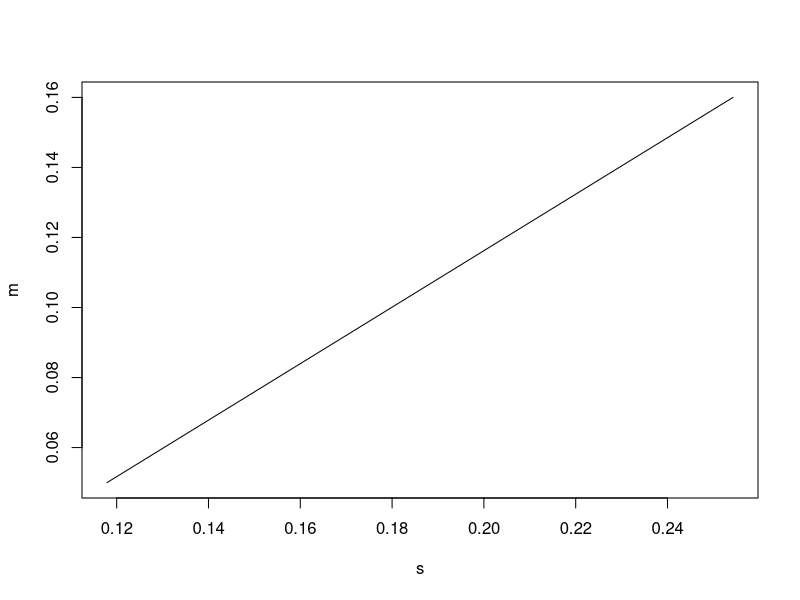
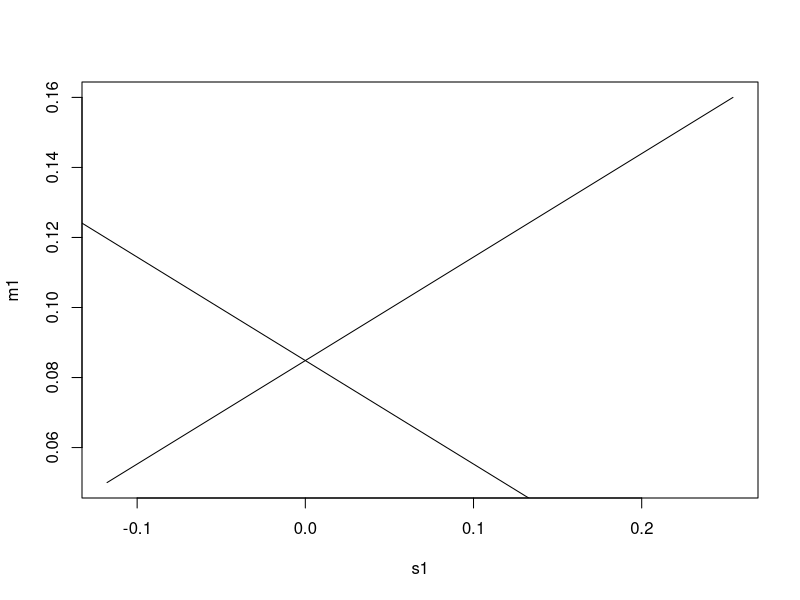
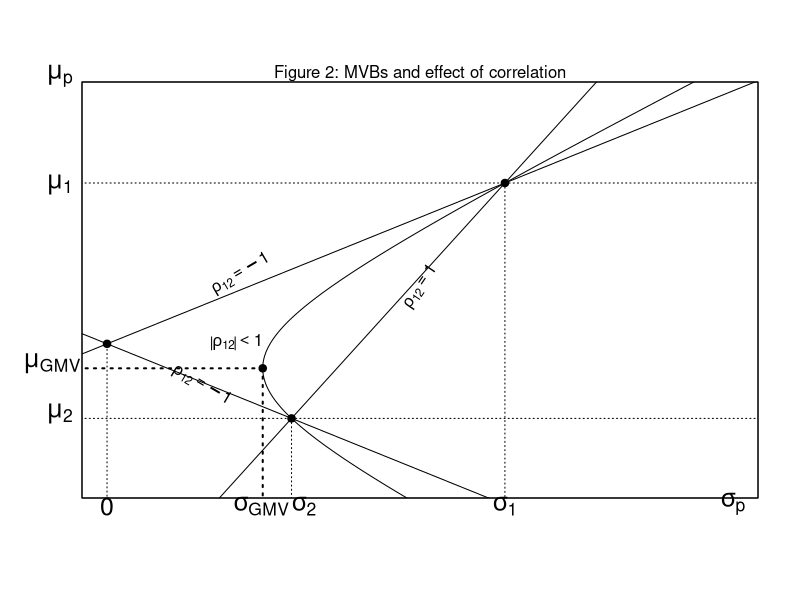

These charts were generated, in order, by the following R code:
#Figure 2: MVBs and effect of correlation

r1<-c(-0.21,0.09,0.28,0.48) 
r2<-c(0.06,0.18,-0.14,0.1)  #Data of returns

u<-t(c(1,1))
mu<-t(c(mean(r1),mean(r2))) #vector of mean returns (no distribution assumed)
cov12=3/4*cov(r1,r2)        #population covariance; from now own estimates are popultion estimates not sample (why?)
sigma<-c(sqrt(3/4*var(r1)),sqrt(3/4*var(r2)))
corr=cov12/sigma[1]*sigma[2]
C<-matrix(c(sigma[1]^2,cov12,
            cov12,sigma[2]^2)
          ,ncol=2,nrow=2)           #variance-covariance matrix   
invC=solve(C)

#1) Minimum Variance Portfolio

n<-c(t((u%*%invC)))
d<-c((u%*%invC%*%t(u)))
w<-t(c(n/d))
w                          #MVP see theory for general derivation given correlation notes I page 31-32
#and pgs. 39-40 for matrix version for more than 2 securities

muv=w%*%t(mu)
muv                        #MVP expected return


sigmav=sqrt(w%*%C%*%t(w))
sigmav                     #MVP risk

#2) Minimum Variance Line

weights<-function(x){
  a<-matrix(c(1,u%*%invC%*%t(mu), 
              x,mu%*%invC%*%t(mu)),nrow=2,ncol=2)
  b<-matrix(c(u%*%invC%*%t(u),1, 
              mu%*%invC%*%t(u),x),nrow=2,ncol=2)
  c<-matrix(c(u%*%invC%*%t(u),u%*%invC%*%t(mu), 
              mu%*%invC%*%t(u),mu%*%invC%*%t(mu)),
            nrow=2,ncol=2)
  w=(det(a)*u%*%invC+det(b)*mu%*%invC)/det(c)
  return(w)
}                         #create a function that returns the weights in the MVL
#given a minimum return

w1<-weights(0.2)
w1                        #for example: this is the MVP weights for a returns of 20%
S=sqrt(w1%*%C%*%t(w1))
S                         #associated risk

#Risk for different returns

t<-seq(0.0,0.5,0.001)
W=matrix(,nrow = length(t), ncol = 2)
for(i in 0:length(t)){
  W[i,]<-t(as.vector(weights(t[i])))
}                         #first we create a length(t)x2-matrix storing the weigths associated with
#different returns

w21<-t(as.vector(W[21,]))
t(w21)
sqrt(w21%*%C%*%t(w21))    #for example, this is the risk associated with weights in row 21

d=matrix(,nrow=501,ncol=2)
for(i in 1:501){
  d[i,]<-(t(as.vector(W[i,])))
}                         #next, we create a matrix d which treats every row as an individual vector of weights

V=matrix(,nrow=501,ncol=1)
for(i in 1:501){
  V[i,]<-sqrt(t(as.vector(d[i,]))%*%C%*%t(t(as.vector(d[i,]))))
}                         #lastly, we create yet another matrix V storing the risk associated with each weight

#Efficient Frontier

r<-as.vector(V)


# Perfect positive correlation

r1<-c(-0.21,0.09,0.28,0.48)
r2<-c(0.06,0.18,-0.14,0.1)  #Data of returns

u<-t(c(1,1))
mu<-t(c(mean(r1),mean(r2))) 
sigma<-c(sqrt(3/4*var(r1)),sqrt(3/4*var(r2)))

m<-c()
s<-c()
weight1<-seq(0.0,1,0.001)
for(i in 0:length(weight1)){
  m[i]<-weight1[i]*mean(r1)+(1-weight1[i])*mean(r2)
  s[i]<-weight1[i]*sqrt(3/4*var(r1))+(1-weight1[i])*sqrt(3/4*var(r2))
}

m
s

plot(m~s,type="l")

#Perfect negative correlation

m1<-c()
s1<-c()
weight1<-seq(0.0,1,0.001)
for(i in 0:length(weight1)){
  m1[i]<-weight1[i]*mean(r1)+(1-weight1[i])*mean(r2)
  s1[i]<-weight1[i]*sqrt(3/4*var(r1))-(1-weight1[i])*sqrt(3/4*var(r2))
}

m1
s1

plot(m1~s1,type="l")
m2<-c()
s2<-c()
weight1<-seq(0.0,1,0.001)
for(i in 0:length(weight1)){
  m2[i]<-weight1[i]*mean(r1)+(1-weight1[i])*mean(r2)
  s2[i]<-(-weight1[i]*sqrt(3/4*var(r1))+(1-weight1[i])*sqrt(3/4*var(r2)))
}
m2
s2
abline(coef(line(m2~s2)))
par(mfrow=c(1,1))
plot(t[0:75]~r[0:75], ylab="",xlab="",xlim=c(0,0.4),ylim=c(0.02,0.2),yaxt="n",xaxt="n",type="l",col="black")
par(new=TRUE)
plot(t[75:501]~r[75:501], ylab="",xlab="",xlim=c(0,0.4),ylim=c(0.02,0.2),yaxt="n",xaxt="n",type="l",col="black")
points(sigmav,muv,pch=19)
abline(coef(line(m~s)),type="l")
abline(coef(line(m1~s1)),type="l",col="black")
abline(coef(line(m2~s2)),type="l")
points(sigma[1],mu[1],pch=19,col="black")
points(sigma[2],mu[2],pch=19,col="black")
MVP3=(sigma[2]^2+1*sigma[1]*sigma[2])/(sigma[1]^2+sigma[2]^2+2*sigma[1]*sigma[2])
ER3=MVP3*mu[1]+(1-MVP3)*mu[2]
points(0,ER3,pch=19)
segments(sigma[2],mu[2],1,mu[2],lty="dotted")
segments(sigma[1],mu[1],1,mu[1],lty="dotted")
text(-0.03,mu[1]-0.01, expression(mu[1]), srt = 0, xpd = TRUE, pos = 3,cex=1.5)
segments(-0.03,0.16,sigma[1],mu[1],lty="dotted")
segments(sigma[1],mu[1],sigma[1],0,lty="dotted")
text(-0.03,mu[2]-0.007, expression(mu[2]), srt = 0, xpd = TRUE, pos = 3,cex=1.5)
segments(-0.03,mu[2],sigma[2],mu[2],lty="dotted")
segments(sigma[2],mu[2],sigma[2],0,lty="dotted")
segments(sigmav,muv,-0.03,muv,lty="dotted",lwd=2)
segments(sigmav,muv,sigmav,0,lty="dotted",lwd=2)
text(sigma[2]+0.008,0, expression(sigma[2]), srt = 0, xpd = TRUE, pos = 3,cex=1.5)
text(sigma[1],0, expression(sigma[1]), srt = 0, xpd = TRUE, pos = 3,cex=1.5)
text(0.4,0, expression(sigma[p]), srt = 0, xpd = TRUE, pos = 3,cex=1.5)
text(sigmav-0.001,0, expression(sigma[GMV]), srt = 0, xpd = TRUE, pos = 3,cex=1.5)
text(-0.03,0.2, expression(mu[p]), srt = 0, xpd = TRUE, pos = 3,cex=1.5)
text(-0.035,muv-0.007, expression(mu[GMV]), srt = 0, xpd = TRUE, pos = 3,cex=1.5)
text(sigma[1]-0.05,ER3+0.02, expression(rho[12]==1), srt = 55.89, xpd = TRUE, pos = 3,cex=1)
text(sigma[2]-0.035,ER3-0.0075, expression(abs(rho[12])<1), srt = 0, xpd = TRUE, pos = 3,cex=1)
text(sigma[2]-0.03,ER3+0.025, expression(rho[12]==-1), srt = 30.46, xpd = TRUE, pos = 3,cex=1)
text(sigma[2]-0.06,ER3-0.027, expression(rho[12]==-1), srt = -30.46, xpd = TRUE, pos = 3,cex=1)
mtext("Figure 2: MVBs and effect of correlation",pos = 3,cex=1)
segments(0,0,0,mu[2]+0.0365,lty="dotted")
text(0,0, expression(0), srt = 0, xpd = TRUE, pos = 3,cex=1.5)

